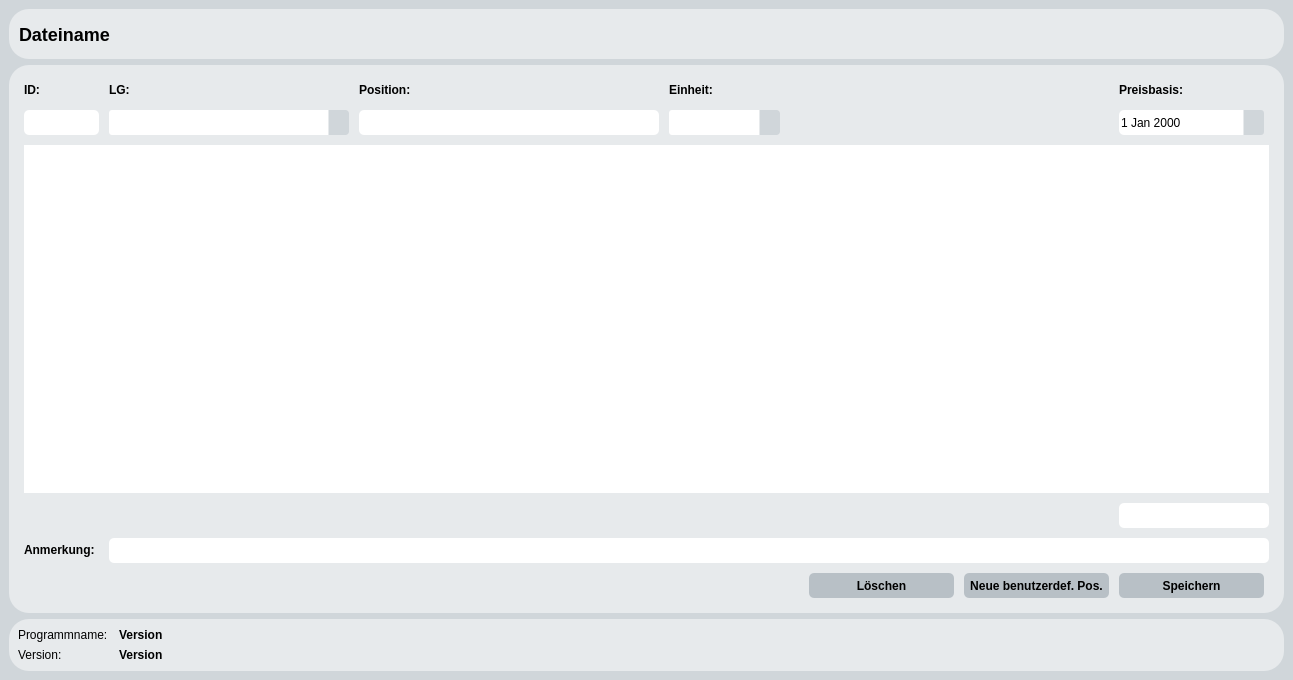
<?xml version="1.0" encoding="UTF-8"?>
<ui version="4.0">
 <class>EHPCalcDetail</class>
 <widget class="QMainWindow" name="EHPCalcDetail">
  <property name="geometry">
   <rect>
    <x>0</x>
    <y>0</y>
    <width>1293</width>
    <height>680</height>
   </rect>
  </property>
  <property name="minimumSize">
   <size>
    <width>1293</width>
    <height>680</height>
   </size>
  </property>
  <property name="windowTitle">
   <string>MainWindow</string>
  </property>
  <property name="styleSheet">
   <string notr="true">*{
	font-family:segoe ui;
	font-size:12px;
}

QMainWindow::separator {
    background: yellow;
    width: 10px; /* when vertical */
    height: 10px; /* when horizontal */
}

QWidget#centralwidget{
	background: #d0d6da;
}

QMenuBar{
	font-size:12px;
	background: #e7eaec;
}

QMenu{
	font-size:12px;
}

QPushButton{
	font-size:12px;
	background:#b8c0c6;
	border-style: solid;
	border-radius: 5px;
}

QPushButton:hover{
	font-size:12px;
	background:#d0d6da;
	border-style: solid;
	border-radius: 5px;
}

QPushButton:pressed{
	font-size:12px;
	background:#a1abb1;
	border-style: solid;
	border-radius: 5px;
    padding-top: 1px;
    padding-left: 2px;
}

QProgressBar{
	color: #000000;
	background-color: #d0d6da;
	border-style: none;
	border-radius: 5px;
	text-align: center;
}
QProgressBar::chunk{
border-radius: 5px;
	background-color: rgb(115, 127, 133);
}

QLineEdit{
	font-size:12px;
	border-style: solid;
	border-radius: 5px;
}

QDoubleSpinBox{
	font-size:12px;
	border-style: solid;
	border-radius: 5px;
}

QDoubleSpinBox::up-button{
    width: 20px;
	border-style: 0px solid;
	border-radius: 1px;
	background: #d0d6da;
}

QDoubleSpinBox::down-button{
    width: 20px;
	border-style: solid;
	border-radius: 1px;
	background: #d0d6da;
}

QDoubleSpinBox::up-arrow {
    image: url('//firma.local/dfs/Laufwerk-Z/Daten - Intern/Kosten/09 SQL Preisdatenbank/07_Python Oberfläche/qss/up-arrow.png');
    width: 7px;
    height: 7px;
}

QDoubleSpinBox::down-arrow {
    image: url('//firma.local/dfs/Laufwerk-Z/Daten - Intern/Kosten/09 SQL Preisdatenbank/07_Python Oberfläche/qss/down-arrow.png');
    width: 7px;
    height: 7px;
}

QLabel#lblTitle {
	font-size:18px;
}

QLabel{
	font-size:12px;
}

QDateEdit{
	font-size:12px;
	border-style: solid;
	border-radius: 5px;
}

QDateEdit::drop-down {
    subcontrol-origin: padding;
    subcontrol-position: top right;
    width: 20px;
	background: #d0d6da;

    border-left-width: 1px;
    border-left-color: #e7eaec;
    border-left-style: solid; /* just a single line */
    border-top-right-radius: 3px; /* same radius as the QComboBox */
    border-bottom-right-radius: 3px;
}

QDateEdit::down-arrow {
    image: url('//firma.local/dfs/Laufwerk-Z/Daten - Intern/Kosten/09 SQL Preisdatenbank/07_Python Oberfläche/qss/down-arrow.png');
    width: 10px;
    height: 10px;
}

QDateEdit::down-arrow:on { /* shift the arrow when popup is open */
    top: 1px;
    left: 1px;
}

QDateEdit QAbstractItemView:enabled {
	color: #000000;
	background: #e7eaec;
	selection-color: #000000;
	selection-background-color: #d0d6da;
}

QDateEdit QWidget#qt_calendar_navigationbar {
	color: #000000;
	background-color: #b8c0c6;
}


QTableView {
	font-size:12px;
    background: #ffffff;
    border-style: none;
	gridline-color: #737f86;
}

QTableView::item:selected {
	color: #000000;
	background: #d0d6da;
}

QHeaderView::section {
    background-color: #b8c0c6;
    padding: 2px;
    font-size: 12px;
	font-weight: bold;
    border-style: none;
    border-bottom: 1px solid #737f86;
	border-right: 1px solid #737f86;	
}

QHeaderView::section:horizontal
{
    border-top: 1px solid #737f86;
}

QHeaderView::section:vertical
{
    border-left: 1px solid #737f86;
	border-right: 1px solid #737f86;
}


QListView{
	font-size:12px;
	color: #000000;
	border: 0px solid;
	border-radius: 10px;
}

QListView::item 
{
    padding: 0px;
}

QListView::item:selected 
{
    border: 1px solid #d0d6da;
    border-radius: 2px;
    color: #000000;
}

QListView::item:selected:!active 
{
    background-color: #d0d6da;
    border-radius: 2px;
    color: #000000;

}

QListView::item:selected:active 
{
    background-color: #d0d6da;
    border-radius: 2px;
    color: #000000;

}

QListView::item:hover 
{
    background-color: #d0d6da;
	margin: 0px;
    border-radius: 2px;

}


/*STYLESHEET FÜR QFrame*/

QFrame#fraSideMenu, QFrame#fraTable, QFrame#fraTitle, QFrame#fraFooter {
    border-radius: 20px;
    background: #e7eaec;
}

/*STYLESHEET FÜR QGridLayout*/

QGridLayout {
    border-radius: 0px;
    background: transparent;
}

/*STYLESHEET FÜR QLabel*/

QLabel {
    border-radius: 0px;
    background: #e7eaec;
}

/*STYLESHEET FÜR QComboBox*/

QComboBox {
	font-size:12px;
    border: solid;
    border-radius: 3px;
    padding: 1px 18px 1px 3px;
    min-width: 6em;
}

QComboBox:editable {
    background: #ffffff;
}

QComboBox:!editable, QComboBox::drop-down:editable {
     background: #ffffff;
}

QComboBox:!editable:on, QComboBox::drop-down:editable:on {
    background: #ffffff;
}

QComboBox:on { /* shift the text when the popup opens */
    padding-top: 3px;
    padding-left: 4px;
}

QComboBox::drop-down {
    subcontrol-origin: padding;
    subcontrol-position: top right;
    width: 20px;
	background: #d0d6da;

    border-left-width: 1px;
    border-left-color: #e7eaec;
    border-left-style: solid; /* just a single line */
    border-top-right-radius: 3px; /* same radius as the QComboBox */
    border-bottom-right-radius: 3px;
}

QComboBox::drop-down:on {
	background:#a1abb1;
}

QComboBox::down-arrow {
    image: url('//firma.local/dfs/Laufwerk-Z/Daten - Intern/Kosten/09 SQL Preisdatenbank/07_Python Oberfläche/qss/down-arrow.png');
    width: 10px;
    height: 10px;
}

QComboBox::down-arrow:on { /* shift the arrow when popup is open */
    top: 1px;
    left: 1px;
}

QComboBox QAbstractItemView {
    border: 1px solid #d0d6da;
	border-radius: 0px;
	background: #ffffff;
	selection-color: #000000;
    selection-background-color: #d0d6da;
}</string>
  </property>
  <widget class="QWidget" name="centralwidget">
   <layout class="QGridLayout" name="gridLayout_2">
    <item row="0" column="0">
     <layout class="QGridLayout" name="gridLayout">
      <item row="2" column="0" colspan="2">
       <widget class="QFrame" name="fraFooter">
        <property name="frameShape">
         <enum>QFrame::StyledPanel</enum>
        </property>
        <property name="frameShadow">
         <enum>QFrame::Raised</enum>
        </property>
        <layout class="QGridLayout" name="gridLayout_10">
         <item row="0" column="0">
          <layout class="QGridLayout" name="gridLayout_9">
           <item row="1" column="0">
            <widget class="QLabel" name="lblLabel12">
             <property name="maximumSize">
              <size>
               <width>95</width>
               <height>20</height>
              </size>
             </property>
             <property name="font">
              <font>
               <family>segoe ui</family>
               <pointsize>-1</pointsize>
              </font>
             </property>
             <property name="text">
              <string>Version:</string>
             </property>
            </widget>
           </item>
           <item row="0" column="0">
            <widget class="QLabel" name="lblLabel11">
             <property name="maximumSize">
              <size>
               <width>95</width>
               <height>20</height>
              </size>
             </property>
             <property name="font">
              <font>
               <family>segoe ui</family>
               <pointsize>-1</pointsize>
              </font>
             </property>
             <property name="text">
              <string>Programmname:</string>
             </property>
            </widget>
           </item>
           <item row="0" column="1">
            <widget class="QLabel" name="lblProgrammname">
             <property name="maximumSize">
              <size>
               <width>16777215</width>
               <height>16777215</height>
              </size>
             </property>
             <property name="font">
              <font>
               <family>segoe ui</family>
               <pointsize>-1</pointsize>
               <weight>75</weight>
               <bold>true</bold>
              </font>
             </property>
             <property name="text">
              <string>Version</string>
             </property>
            </widget>
           </item>
           <item row="1" column="1">
            <widget class="QLabel" name="lblVersion">
             <property name="font">
              <font>
               <family>segoe ui</family>
               <pointsize>-1</pointsize>
               <weight>75</weight>
               <bold>true</bold>
              </font>
             </property>
             <property name="text">
              <string>Version</string>
             </property>
            </widget>
           </item>
          </layout>
         </item>
        </layout>
       </widget>
      </item>
      <item row="0" column="0" colspan="2">
       <widget class="QFrame" name="fraTitle">
        <property name="frameShape">
         <enum>QFrame::StyledPanel</enum>
        </property>
        <property name="frameShadow">
         <enum>QFrame::Raised</enum>
        </property>
        <layout class="QGridLayout" name="gridLayout_8">
         <property name="leftMargin">
          <number>0</number>
         </property>
         <property name="topMargin">
          <number>0</number>
         </property>
         <property name="rightMargin">
          <number>0</number>
         </property>
         <property name="bottomMargin">
          <number>0</number>
         </property>
         <item row="0" column="0">
          <layout class="QGridLayout" name="gridLayout_7">
           <property name="leftMargin">
            <number>10</number>
           </property>
           <property name="topMargin">
            <number>10</number>
           </property>
           <property name="rightMargin">
            <number>10</number>
           </property>
           <property name="bottomMargin">
            <number>10</number>
           </property>
           <item row="0" column="0">
            <widget class="QLabel" name="lblTitle">
             <property name="minimumSize">
              <size>
               <width>200</width>
               <height>30</height>
              </size>
             </property>
             <property name="maximumSize">
              <size>
               <width>16777215</width>
               <height>30</height>
              </size>
             </property>
             <property name="font">
              <font>
               <family>segoe ui</family>
               <pointsize>-1</pointsize>
               <weight>75</weight>
               <bold>true</bold>
              </font>
             </property>
             <property name="styleSheet">
              <string notr="true"/>
             </property>
             <property name="text">
              <string>Dateiname</string>
             </property>
             <property name="alignment">
              <set>Qt::AlignLeading|Qt::AlignLeft|Qt::AlignVCenter</set>
             </property>
            </widget>
           </item>
          </layout>
         </item>
        </layout>
       </widget>
      </item>
      <item row="1" column="0" colspan="2">
       <widget class="QFrame" name="fraTable">
        <property name="minimumSize">
         <size>
          <width>400</width>
          <height>300</height>
         </size>
        </property>
        <property name="maximumSize">
         <size>
          <width>16777215</width>
          <height>5000</height>
         </size>
        </property>
        <layout class="QGridLayout" name="gridLayout_5">
         <property name="leftMargin">
          <number>0</number>
         </property>
         <property name="topMargin">
          <number>0</number>
         </property>
         <property name="rightMargin">
          <number>0</number>
         </property>
         <property name="bottomMargin">
          <number>0</number>
         </property>
         <item row="0" column="0">
          <layout class="QGridLayout" name="gridLayout_4" columnstretch="0,0,0,0,0,0,0,0">
           <property name="leftMargin">
            <number>15</number>
           </property>
           <property name="topMargin">
            <number>15</number>
           </property>
           <property name="rightMargin">
            <number>15</number>
           </property>
           <property name="bottomMargin">
            <number>15</number>
           </property>
           <property name="spacing">
            <number>10</number>
           </property>
           <item row="5" column="6">
            <widget class="QPushButton" name="cmdNewPos">
             <property name="minimumSize">
              <size>
               <width>145</width>
               <height>25</height>
              </size>
             </property>
             <property name="maximumSize">
              <size>
               <width>145</width>
               <height>25</height>
              </size>
             </property>
             <property name="font">
              <font>
               <family>segoe ui</family>
               <pointsize>-1</pointsize>
               <weight>75</weight>
               <bold>true</bold>
              </font>
             </property>
             <property name="styleSheet">
              <string notr="true"/>
             </property>
             <property name="text">
              <string>Neue benutzerdef. Pos.</string>
             </property>
            </widget>
           </item>
           <item row="0" column="0">
            <widget class="QLabel" name="lblLabel1">
             <property name="minimumSize">
              <size>
               <width>50</width>
               <height>20</height>
              </size>
             </property>
             <property name="maximumSize">
              <size>
               <width>50</width>
               <height>20</height>
              </size>
             </property>
             <property name="font">
              <font>
               <family>segoe ui</family>
               <pointsize>-1</pointsize>
               <weight>75</weight>
               <bold>true</bold>
              </font>
             </property>
             <property name="toolTip">
              <string>&lt;html&gt;&lt;head/&gt;&lt;body&gt;&lt;p&gt;Durch das setzen von &amp;quot;/&amp;quot; können mehrere Teilbegriffe gesucht werden.&lt;/p&gt;&lt;/body&gt;&lt;/html&gt;</string>
             </property>
             <property name="toolTipDuration">
              <number>0</number>
             </property>
             <property name="text">
              <string>ID:</string>
             </property>
            </widget>
           </item>
           <item row="1" column="0">
            <widget class="QLineEdit" name="txtID">
             <property name="minimumSize">
              <size>
               <width>5</width>
               <height>25</height>
              </size>
             </property>
             <property name="maximumSize">
              <size>
               <width>205</width>
               <height>25</height>
              </size>
             </property>
             <property name="font">
              <font>
               <family>segoe ui</family>
               <pointsize>-1</pointsize>
              </font>
             </property>
             <property name="contextMenuPolicy">
              <enum>Qt::NoContextMenu</enum>
             </property>
            </widget>
           </item>
           <item row="1" column="4" colspan="3">
            <spacer name="horizontalSpacer">
             <property name="orientation">
              <enum>Qt::Horizontal</enum>
             </property>
             <property name="sizeHint" stdset="0">
              <size>
               <width>40</width>
               <height>20</height>
              </size>
             </property>
            </spacer>
           </item>
           <item row="1" column="1">
            <widget class="QComboBox" name="cboLG">
             <property name="minimumSize">
              <size>
               <width>111</width>
               <height>25</height>
              </size>
             </property>
             <property name="maximumSize">
              <size>
               <width>240</width>
               <height>25</height>
              </size>
             </property>
             <property name="font">
              <font>
               <family>segoe ui</family>
               <pointsize>-1</pointsize>
              </font>
             </property>
             <property name="styleSheet">
              <string notr="true"/>
             </property>
             <property name="editable">
              <bool>false</bool>
             </property>
            </widget>
           </item>
           <item row="1" column="2">
            <widget class="QLineEdit" name="txtPos">
             <property name="minimumSize">
              <size>
               <width>300</width>
               <height>25</height>
              </size>
             </property>
             <property name="maximumSize">
              <size>
               <width>300</width>
               <height>25</height>
              </size>
             </property>
             <property name="font">
              <font>
               <family>segoe ui</family>
               <pointsize>-1</pointsize>
              </font>
             </property>
            </widget>
           </item>
           <item row="5" column="7">
            <widget class="QPushButton" name="cmdSave">
             <property name="minimumSize">
              <size>
               <width>145</width>
               <height>25</height>
              </size>
             </property>
             <property name="maximumSize">
              <size>
               <width>145</width>
               <height>25</height>
              </size>
             </property>
             <property name="font">
              <font>
               <family>segoe ui</family>
               <pointsize>-1</pointsize>
               <weight>75</weight>
               <bold>true</bold>
              </font>
             </property>
             <property name="styleSheet">
              <string notr="true"/>
             </property>
             <property name="text">
              <string>Speichern</string>
             </property>
            </widget>
           </item>
           <item row="0" column="7">
            <widget class="QLabel" name="lblLabel4_3">
             <property name="minimumSize">
              <size>
               <width>150</width>
               <height>20</height>
              </size>
             </property>
             <property name="maximumSize">
              <size>
               <width>300</width>
               <height>20</height>
              </size>
             </property>
             <property name="font">
              <font>
               <family>segoe ui</family>
               <pointsize>-1</pointsize>
               <weight>75</weight>
               <bold>true</bold>
              </font>
             </property>
             <property name="text">
              <string>Preisbasis:</string>
             </property>
            </widget>
           </item>
           <item row="1" column="3">
            <widget class="QComboBox" name="cboEinheit">
             <property name="minimumSize">
              <size>
               <width>111</width>
               <height>25</height>
              </size>
             </property>
             <property name="maximumSize">
              <size>
               <width>75</width>
               <height>25</height>
              </size>
             </property>
             <property name="font">
              <font>
               <family>segoe ui</family>
               <pointsize>-1</pointsize>
              </font>
             </property>
             <property name="styleSheet">
              <string notr="true"/>
             </property>
             <property name="editable">
              <bool>false</bool>
             </property>
            </widget>
           </item>
           <item row="0" column="3">
            <widget class="QLabel" name="lblLabel4_2">
             <property name="minimumSize">
              <size>
               <width>75</width>
               <height>20</height>
              </size>
             </property>
             <property name="maximumSize">
              <size>
               <width>75</width>
               <height>20</height>
              </size>
             </property>
             <property name="font">
              <font>
               <family>segoe ui</family>
               <pointsize>-1</pointsize>
               <weight>75</weight>
               <bold>true</bold>
              </font>
             </property>
             <property name="text">
              <string>Einheit:</string>
             </property>
            </widget>
           </item>
           <item row="0" column="1">
            <widget class="QLabel" name="lblLabel1_3">
             <property name="minimumSize">
              <size>
               <width>240</width>
               <height>20</height>
              </size>
             </property>
             <property name="maximumSize">
              <size>
               <width>240</width>
               <height>20</height>
              </size>
             </property>
             <property name="font">
              <font>
               <family>segoe ui</family>
               <pointsize>-1</pointsize>
               <weight>75</weight>
               <bold>true</bold>
              </font>
             </property>
             <property name="toolTip">
              <string>&lt;html&gt;&lt;head/&gt;&lt;body&gt;&lt;p&gt;Durch das setzen von &amp;quot;/&amp;quot; können mehrere Teilbegriffe gesucht werden.&lt;/p&gt;&lt;/body&gt;&lt;/html&gt;</string>
             </property>
             <property name="toolTipDuration">
              <number>0</number>
             </property>
             <property name="text">
              <string>LG:</string>
             </property>
            </widget>
           </item>
           <item row="0" column="2">
            <widget class="QLabel" name="lblLabel1_2">
             <property name="minimumSize">
              <size>
               <width>300</width>
               <height>20</height>
              </size>
             </property>
             <property name="maximumSize">
              <size>
               <width>300</width>
               <height>20</height>
              </size>
             </property>
             <property name="font">
              <font>
               <family>segoe ui</family>
               <pointsize>-1</pointsize>
               <weight>75</weight>
               <bold>true</bold>
              </font>
             </property>
             <property name="toolTip">
              <string>&lt;html&gt;&lt;head/&gt;&lt;body&gt;&lt;p&gt;Durch das setzen von &amp;quot;/&amp;quot; können mehrere Teilbegriffe gesucht werden.&lt;/p&gt;&lt;/body&gt;&lt;/html&gt;</string>
             </property>
             <property name="toolTipDuration">
              <number>0</number>
             </property>
             <property name="text">
              <string>Position:</string>
             </property>
            </widget>
           </item>
           <item row="4" column="0">
            <widget class="QLabel" name="lblLabel1_5">
             <property name="minimumSize">
              <size>
               <width>0</width>
               <height>20</height>
              </size>
             </property>
             <property name="maximumSize">
              <size>
               <width>300</width>
               <height>20</height>
              </size>
             </property>
             <property name="font">
              <font>
               <family>segoe ui</family>
               <pointsize>-1</pointsize>
               <weight>75</weight>
               <bold>true</bold>
              </font>
             </property>
             <property name="toolTip">
              <string>&lt;html&gt;&lt;head/&gt;&lt;body&gt;&lt;p&gt;Durch das setzen von &amp;quot;/&amp;quot; können mehrere Teilbegriffe gesucht werden.&lt;/p&gt;&lt;/body&gt;&lt;/html&gt;</string>
             </property>
             <property name="toolTipDuration">
              <number>0</number>
             </property>
             <property name="text">
              <string>Anmerkung:</string>
             </property>
            </widget>
           </item>
           <item row="2" column="0" colspan="8">
            <widget class="QTableWidget" name="grdEHPDetail">
             <property name="minimumSize">
              <size>
               <width>400</width>
               <height>300</height>
              </size>
             </property>
             <property name="maximumSize">
              <size>
               <width>16777215</width>
               <height>16777215</height>
              </size>
             </property>
             <property name="font">
              <font>
               <family>segoe ui</family>
               <pointsize>-1</pointsize>
              </font>
             </property>
             <property name="autoFillBackground">
              <bool>false</bool>
             </property>
             <property name="frameShape">
              <enum>QFrame::NoFrame</enum>
             </property>
             <property name="lineWidth">
              <number>0</number>
             </property>
             <property name="sizeAdjustPolicy">
              <enum>QAbstractScrollArea::AdjustToContents</enum>
             </property>
             <property name="sortingEnabled">
              <bool>true</bool>
             </property>
             <property name="rowCount">
              <number>0</number>
             </property>
             <property name="columnCount">
              <number>0</number>
             </property>
             <attribute name="horizontalHeaderCascadingSectionResizes">
              <bool>true</bool>
             </attribute>
             <attribute name="horizontalHeaderMinimumSectionSize">
              <number>20</number>
             </attribute>
             <attribute name="horizontalHeaderShowSortIndicator" stdset="0">
              <bool>true</bool>
             </attribute>
             <attribute name="horizontalHeaderStretchLastSection">
              <bool>true</bool>
             </attribute>
             <attribute name="verticalHeaderVisible">
              <bool>false</bool>
             </attribute>
             <attribute name="verticalHeaderMinimumSectionSize">
              <number>20</number>
             </attribute>
             <attribute name="verticalHeaderDefaultSectionSize">
              <number>20</number>
             </attribute>
            </widget>
           </item>
           <item row="5" column="5">
            <widget class="QPushButton" name="cmdDelete">
             <property name="minimumSize">
              <size>
               <width>145</width>
               <height>25</height>
              </size>
             </property>
             <property name="maximumSize">
              <size>
               <width>145</width>
               <height>25</height>
              </size>
             </property>
             <property name="font">
              <font>
               <family>segoe ui</family>
               <pointsize>-1</pointsize>
               <weight>75</weight>
               <bold>true</bold>
              </font>
             </property>
             <property name="styleSheet">
              <string notr="true"/>
             </property>
             <property name="text">
              <string>Löschen</string>
             </property>
            </widget>
           </item>
           <item row="1" column="7">
            <widget class="QDateEdit" name="datPBBis">
             <property name="minimumSize">
              <size>
               <width>145</width>
               <height>25</height>
              </size>
             </property>
             <property name="maximumSize">
              <size>
               <width>145</width>
               <height>25</height>
              </size>
             </property>
             <property name="font">
              <font>
               <family>segoe ui</family>
               <pointsize>-1</pointsize>
              </font>
             </property>
             <property name="calendarPopup">
              <bool>true</bool>
             </property>
            </widget>
           </item>
           <item row="5" column="4">
            <spacer name="horizontalSpacer_2">
             <property name="orientation">
              <enum>Qt::Horizontal</enum>
             </property>
             <property name="sizeHint" stdset="0">
              <size>
               <width>40</width>
               <height>20</height>
              </size>
             </property>
            </spacer>
           </item>
           <item row="3" column="7">
            <widget class="QLineEdit" name="txtErgebnis">
             <property name="minimumSize">
              <size>
               <width>150</width>
               <height>25</height>
              </size>
             </property>
             <property name="maximumSize">
              <size>
               <width>150</width>
               <height>25</height>
              </size>
             </property>
             <property name="font">
              <font>
               <family>segoe ui</family>
               <pointsize>-1</pointsize>
              </font>
             </property>
             <property name="alignment">
              <set>Qt::AlignRight|Qt::AlignTrailing|Qt::AlignVCenter</set>
             </property>
            </widget>
           </item>
           <item row="4" column="1" colspan="7">
            <widget class="QLineEdit" name="txtAnmerkungen">
             <property name="minimumSize">
              <size>
               <width>1158</width>
               <height>25</height>
              </size>
             </property>
             <property name="maximumSize">
              <size>
               <width>6000</width>
               <height>25</height>
              </size>
             </property>
             <property name="font">
              <font>
               <family>segoe ui</family>
               <pointsize>-1</pointsize>
              </font>
             </property>
            </widget>
           </item>
          </layout>
         </item>
        </layout>
       </widget>
      </item>
     </layout>
    </item>
   </layout>
  </widget>
  <widget class="QMenuBar" name="menubar">
   <property name="geometry">
    <rect>
     <x>0</x>
     <y>0</y>
     <width>1293</width>
     <height>21</height>
    </rect>
   </property>
  </widget>
 </widget>
 <resources/>
 <connections/>
</ui>
